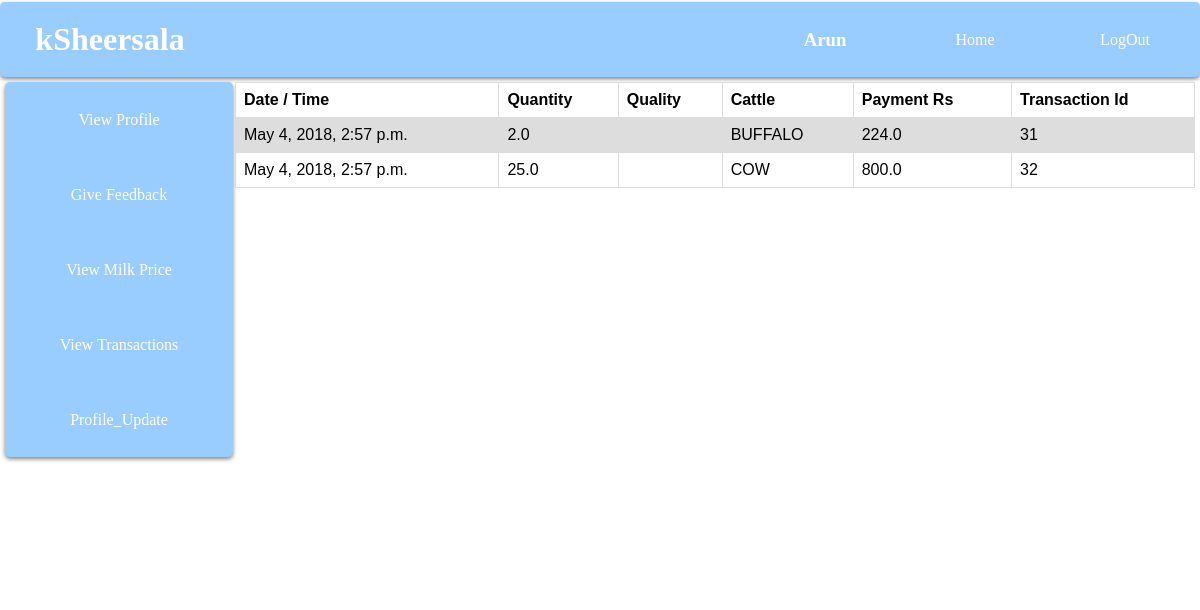
The page /seller/transactions/ (signed in) on the database its author committed.
### seller/models.py (models this page shows, shortened)
class Sellers_Records(models.Model):
    username   = models.CharField(max_length=20,primary_key=True )
    first_name = models.CharField(max_length=20)
    last_name  = models.CharField(max_length=20)
    address    = models.CharField(max_length=100, null=True)
    email      = models.EmailField(blank=True)
    dob        = models.DateField()
    phone_regex = RegexValidator(regex=r'^\+?1?\d{9,10}$', message="Phone number must have 10 digits.")
    mobile_number = models.CharField(validators=[phone_regex], max_length=10, null=True)  # validators should be a list
    marital_status = models.CharField(max_length=20,choices=marital_status,default='YES')

class Daily_transactions(models.Model):
    username         =   models.CharField(max_length=20, null=True)
    transaction_date =   models.DateTimeField(default=now)
    quantity         =   models.FloatField()
    Fat              =   models.FloatField(max_length=10,null=True)
    SNF              =   models.FloatField(max_length=10, null=True)
    cattle           =   models.CharField(max_length=10, choices=Cattle_choices, default='BUFFALO')
    payment          =   models.FloatField(null=True)
    transaction_id   =   models.AutoField(primary_key=True)

### seller/views.py (the view)
@login_required (login_url='/seller/login/')
def daily_transactions(request):
    username = request.user.username
    user_record = Sellers_Records.objects.get(username=username)
    username = request.user.username
    transactions_record = Daily_transactions.objects.filter(username=username).order_by("-transaction_date")[:12]
    return render(request, 'seller/transactions.html', {'transactions_record': transactions_record ,'user_record': user_record}, )

### seller/templates/seller/transactions.html (shortened to what this page needs)
{% extends "seller/base.html" %}
{% block content %}
{% if transactions_record  %}
<table  style="width:100%" >
    <tr>
    <th>Date / Time</th>
    <th>Quantity</th>
     <th> Quality</th>
     <th>Cattle </th>
      <th>Payment Rs</th>
        <th>Transaction Id</th>
  </tr>
{% for field in transactions_record %}
<tr>
    <td> {{ field.transaction_date }}</td>
    <td> {{ field.quantity  }} </td>
    <td>  {{ field.quality}}</td>
    <td> {{ field.cattle }}</td>
    <td> {{ field.payment}}</td>
    <td>  {{field.transaction_id}}</td>
</tr>
{% endfor %}
</table>
{% else %}
 <strong> NO RECORD </strong>
{% endif %}
{%endblock %}

### seller/templates/seller/base.html (shortened to what this page needs)
  <!DOCTYPE html>
<html>
<head>
 </head>
<body>
   <div id="wrapper">
      <div id="header">
          <ul id="header-navbar">
            <li><a href="/seller/logout/"> LogOut</a> </li>
            <li class="active"><a href="/home/">   Home </a></li>
          </ul>
      <div id ="title" >
           <h1 class="pro-name"> kSheersala </h1>
      </div>
           <div id="staff_profile">
                <ul id="header-navbar">
                    <li><a href="/seller/profile/">  <h3 class="pro-name">{{user_record.first_name}} </h3></a> </li>
               </ul>
           </div>
      </div>
      <div id="content">
          <div id="left-panel">
                   <div id="navbar">
                               <ul >
                                <li><a href="/seller/profile/"> View Profile</a></li>
				                   <li><a href='/seller/review/'>Give Feedback</a></li>
                                   <li><a href="/seller/milk_rate/" >View Milk Price</a> </li>
                                   <li><a href="/seller/transactions/" > View Transactions</a> </li>
                                    <li><a href="/seller/profile_edit/" > Profile_Update</a> </li>
                               </ul>
                   </div>
           </div>
           <div id = "right-panel" >
               {% block content %}
               {% endblock %}
          </div>
      </div>
  </div>
</body>
</html>

### rows shown on the page
Sellers_Records: first_name "Arun"
Daily_transactions: transaction_date "May 4, 2018, 2:57 p.m.", quantity "2.0", cattle "BUFFALO", payment "224.0", transaction_id "31"
Daily_transactions: transaction_date "May 4, 2018, 2:57 p.m.", quantity "25.0", cattle "COW", payment "800.0", transaction_id "32"
